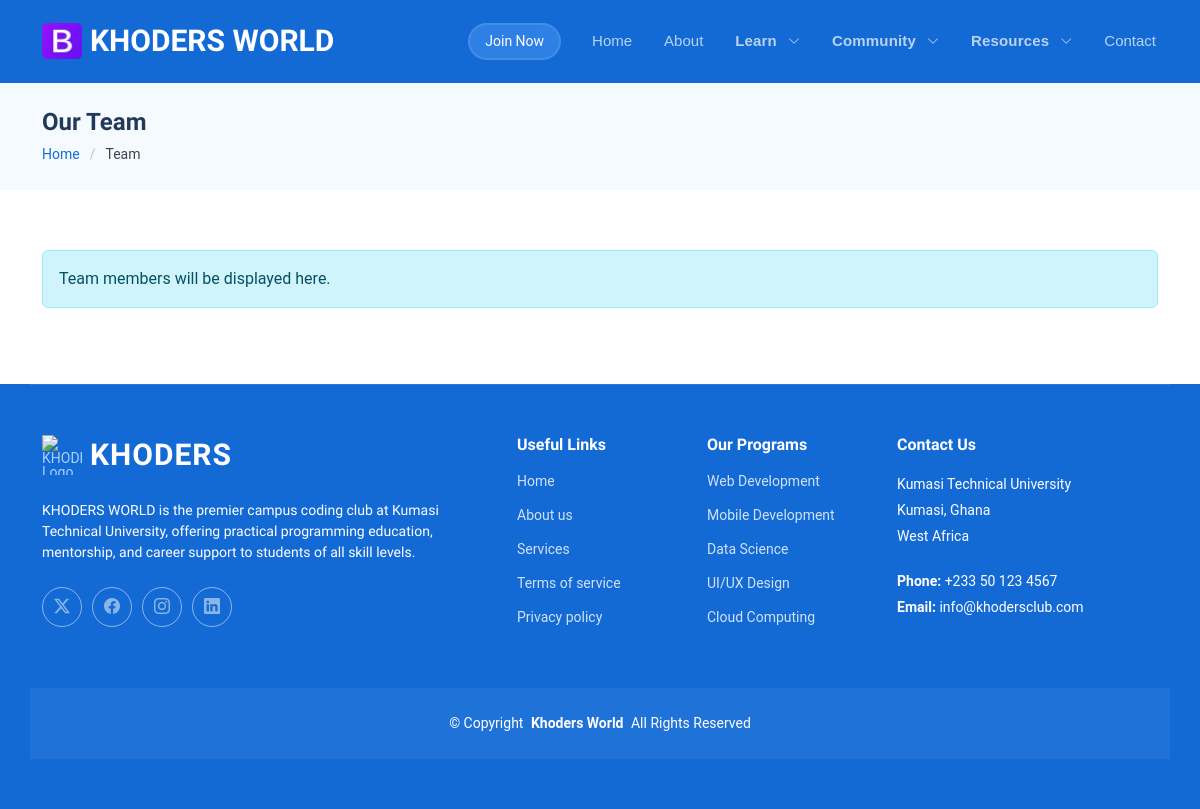
The app's page /index.php?page=team, older data.
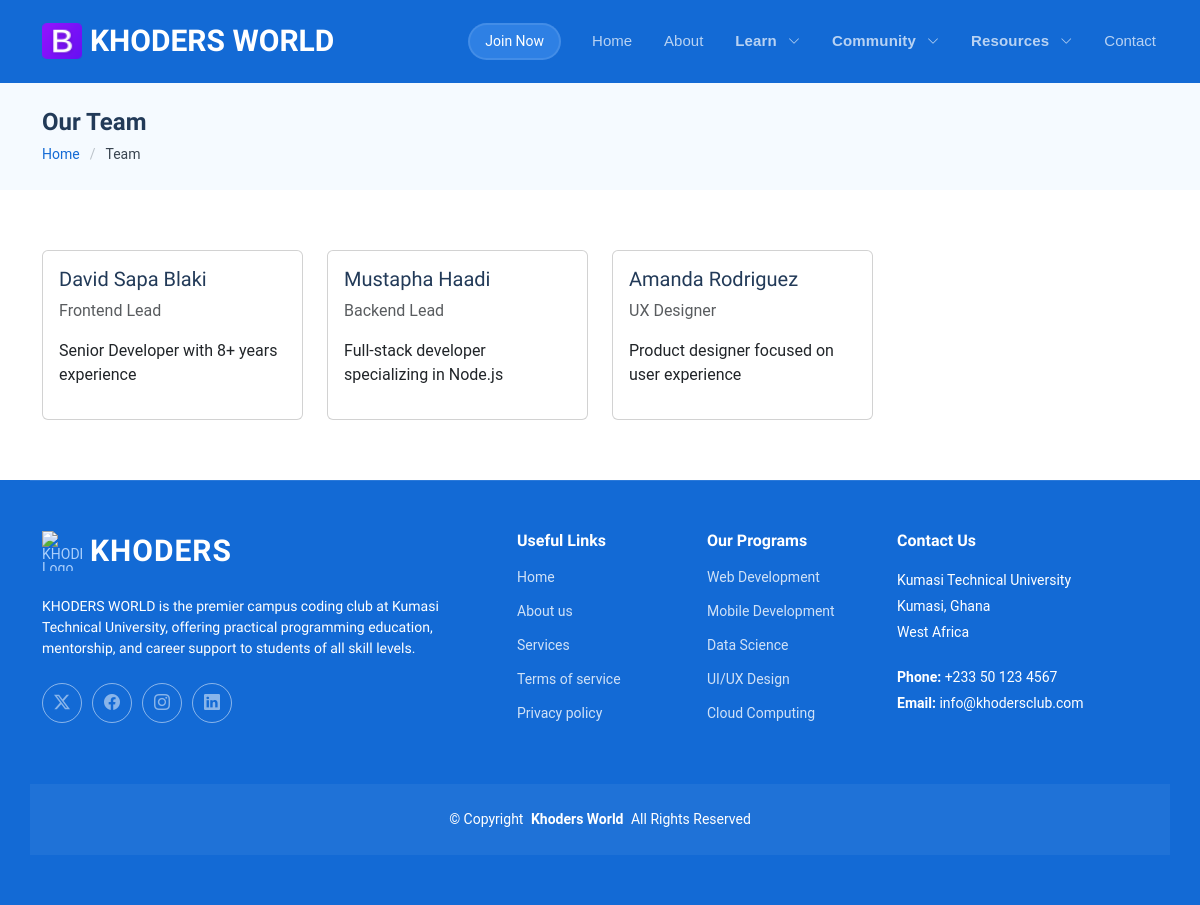
The same page, newer data.
### tables this page shows
CREATE TABLE IF NOT EXISTS team_members (
    id INT AUTO_INCREMENT PRIMARY KEY,
    name VARCHAR(200) NOT NULL,
    email VARCHAR(100),
    phone VARCHAR(20),
    position VARCHAR(100),
    bio TEXT,
    image_url VARCHAR(500),
    profile_image VARCHAR(500),
    social_links JSON,
    linkedin_url VARCHAR(500),
    github_url VARCHAR(500),
    twitter_url VARCHAR(500),
    personal_website VARCHAR(500),
    is_featured BOOLEAN DEFAULT FALSE,
    order_index INT DEFAULT 0,
    status ENUM('active', 'inactive') DEFAULT 'active',
    created_at TIMESTAMP DEFAULT CURRENT_TIMESTAMP,
    updated_at TIMESTAMP DEFAULT CURRENT_TIMESTAMP ON UPDATE CURRENT_TIMESTAMP,
    INDEX idx_status (status),
    INDEX idx_order (order_index)
);

### index.php (called while the page is built, shortened)
<?php
$page = isset($_GET['page']) && !empty($_GET['page']) ? $_GET['page'] : 'index';
SiteRouter::route($page);
?>

### pages/team.php (the view, shortened to what this page needs)
<?php
$database = new Database();
$db = $database->getConnection();
$pageData = [];
if ($db) {
    try {
        $query = "SELECT * FROM team_members WHERE status = 'active' ORDER BY order_index ASC, id ASC";
        $stmt = $db->prepare($query);
        $stmt->execute();
        $pageData = $stmt->fetchAll(PDO::FETCH_ASSOC);
    } catch(PDOException $e) {
        error_log('[ERROR] Team fetch failed: ' . $e->getMessage());
    }
}
?>
<div class="page-title light-background">
  <div class="container">
    <h1>Our Team</h1>
    <nav class="breadcrumbs">
      <ol>
        <li><a href="index.php">Home</a></li>
        <li class="current">Team</li>
      </ol>
    </nav>
  </div>
</div>
<section id="team" class="instructors section">
  <div class="container" data-aos="fade-up" data-aos-delay="100">
    <div class="row gy-4">
      <?php if (empty($pageData)): ?>
        <div class="col-12">
          <div class="alert alert-info">Team members will be displayed here.</div>
        </div>
      <?php else: ?>
        <?php foreach ($pageData as $index => $member): ?>
          <div class="col-xl-3 col-lg-4 col-md-6" data-aos="fade-up" data-aos-delay="<?php echo 200 + ($index * 50); ?>">
            <div class="card h-100">
              <div class="card-body">
                <h5><?php echo htmlspecialchars($member['name']); ?></h5>
                <p class="text-muted"><?php echo htmlspecialchars($member['position'] ?? ''); ?></p>
                <p><?php echo htmlspecialchars($member['bio'] ?? ''); ?></p>
              </div>
            </div>
          </div>
        <?php endforeach; ?>
      <?php endif; ?>
    </div>
  </div>
</section>

Row changes from the older to the newer data that the page shows:
added team_members: name "David Sapa Blaki", position "Frontend Lead", bio "Senior Developer with 8+ years experience"
added team_members: name "Mustapha Haadi", position "Backend Lead", bio "Full-stack developer specializing in Node.js"
added team_members: name "Amanda Rodriguez", position "UX Designer", bio "Product designer focused on user experience"
Text that changed along with them:
text no longer shown: "Team members will be displayed here."
